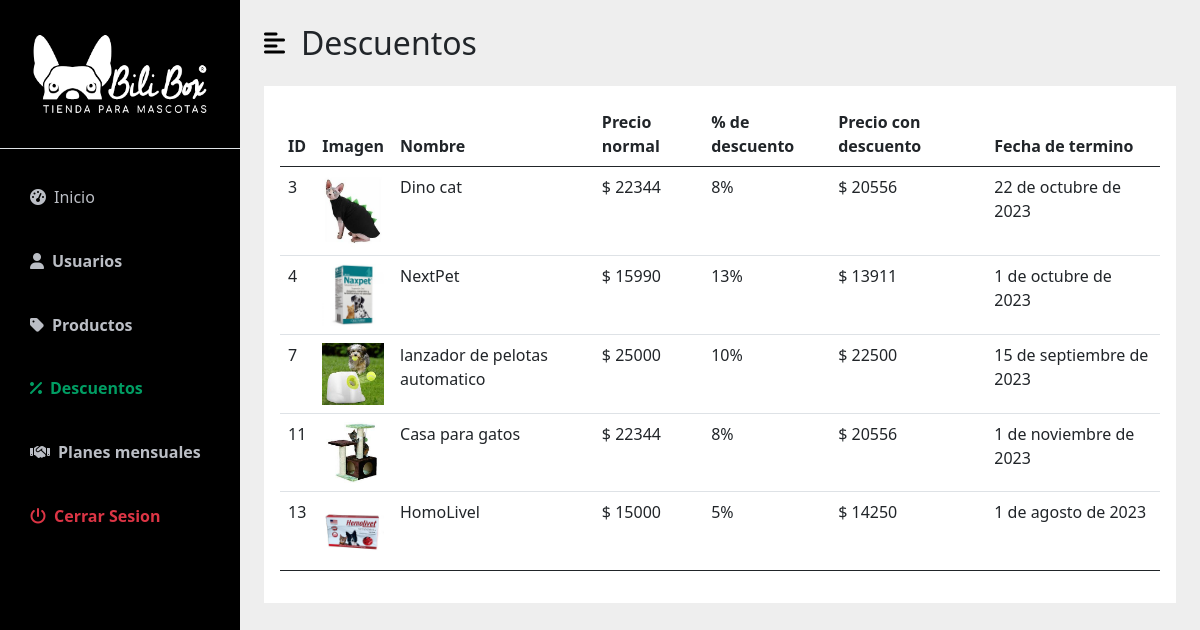
Before: /dash_admin/descuentos/ with the older database file.
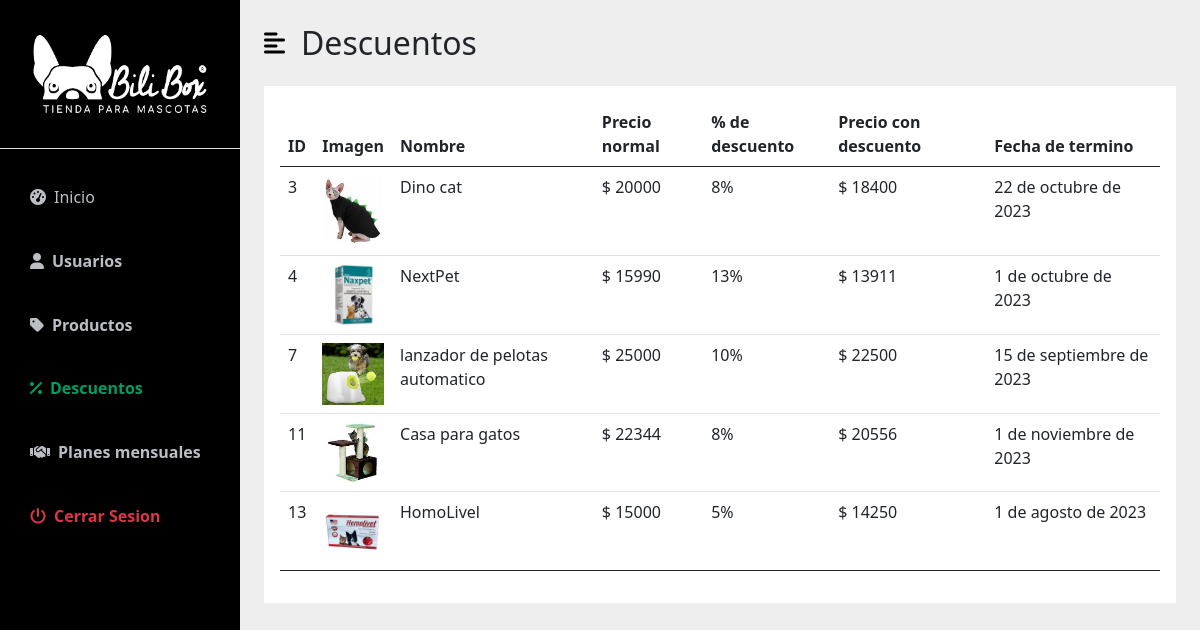
After: the same page with the newer database file.
### App/models.py (models this page shows, shortened)
class Articulo(models.Model):
    imagen = models.ImageField(upload_to='articulos/')
    nombre = models.CharField(max_length=50)
    descripcion = models.CharField(max_length=200, null=True, blank=True)
    precio = models.IntegerField()
    seccion = models.CharField( max_length=30)
    stock = models.IntegerField()
    created = models.DateTimeField(auto_now_add=True)
    updated = models.DateTimeField(auto_now_add=True)
    class Meta:
        verbose_name = 'articulo'
        verbose_name_plural = 'articulos'

### AppDescuento/models.py (models this page shows, shortened)
class Descuento(models.Model):
    producto = models.ForeignKey(Articulo, on_delete=models.CASCADE, related_name='descuento')
    pct = models.IntegerField()
    fec_ini = models.DateField()
    fec_ter = models.DateField()
    class Meta:
        db_table = 'descuento' #Como se va a ver en la basen de datos
        verbose_name ='descuento'
        verbose_name_plural ='descuentos'

### AppDashboardAdmin/views.py (the view)
# urls.py: path('descuentos/',views.descuento, name='descuentos'),
def descuento(request):
    descuentos = Descuento.objects.all()
    productos = Articulo.objects.all()
    for producto in productos:
        for descuento in descuentos:
            if producto == descuento.producto:
                producto.precio = round(producto.precio - (producto.precio * descuento.pct) / 100)
    data ={
        'descuentos': descuentos,
        'productos':productos
    }
    return render(request,'descuento/descuento.html',data)

### AppCarro/context_processor.py (called while the page is built)
def importe_total_carro(request):
    total=0
    try:
      if request.user.is_authenticated:
        for key, value in request.session["carro"].items():
          total = total + (int(value["precio"]) * value["cantidad"])
      else:
        pass
    except:
      pass
    return {'importe_total_carro':total}

### AppDashboardAdmin/templates/descuento/descuento.html (shortened to what this page needs)
{% extends "dash_admin/base_dash_admin.html" %}
{% load static %}
{% block content %}
<div id="page-content-wrapper">
    <nav class="navbar navbar-expand-lg navbar-light bg-transparent py-4 px-4">
        <div class="d-flex align-items-center">
            <i class="fas fa-align-left primary-text fs-4 me-3" id="menu-toggle"></i>
            <h2 class="fs-2 m-0">Descuentos</h2>
        </div>
    </nav>
    <div class="container-fluid px-4 ">
        <div class="p-3" style="background-color: white;">
            <table class="table">
                <thead>
                    <tr>
                        <th>ID</th>
                        <th>Imagen</th>
                        <th>Nombre</th>
                        <th>Precio normal</th>
                        <th>% de descuento</th>
                        <th>Precio con descuento</th>
                        <th>Fecha de termino</th>
                    </tr>
                </thead>
                    {% for producto in productos %}
                        {% for descuento in descuentos %}
                        {% if producto.id == descuento.producto.id %}
                        <tr>
                            <td>{{producto.id}}</td>
                            <td class="col-1">
                                <img src="{{producto.imagen.url}}" alt="" class="img-fluid">
                            </td>
                            <td>{{producto.nombre}}</td>
                            <td>$ {{descuento.producto.precio}}</td>
                            <td>{{descuento.pct}}%</td>
                            <td>$ {{producto.precio}}</td>
                            <td>{{descuento.fec_ter}}</td>
                        </tr>
                        {% endif %}
                        {% endfor %}
                    {% endfor %}
            </table>
        </div>
    </div>
</div>
{% endblock %}

### AppDashboardAdmin/templates/dash_admin/base_dash_admin.html (shortened to what this page needs)
{% load static %}
<!DOCTYPE html>
<html lang="en">
<head>
    <link rel="stylesheet" href="https://cdn.datatables.net/1.13.4/css/jquery.dataTables.css" />
    <link rel="stylesheet" href="https://cdn.datatables.net/1.13.4/css/jquery.dataTables.min.css">
    <link href="https://cdn.jsdelivr.net/npm/bootstrap@5.0.0-beta3/dist/css/bootstrap.min.css" rel="stylesheet" />
    <link rel="stylesheet" href="https://cdnjs.cloudflare.com/ajax/libs/font-awesome/5.15.3/css/all.min.css" />
    <link rel="stylesheet" href="{% static 'css/dash-style.css' %}" />
</head>
<body>
    <div class="d-flex" id="wrapper">
        <div class="" id="sidebar-wrapper" style="background-color: black;">
            <div class="sidebar-heading text-center py-4 primary-text fs-4 fw-bold text-uppercase border-bottom"><a
                    href="{% url 'index' %}">
                    <img src="{% static 'img/images.png' %}" alt="" width="200px" height="100">
                </a></div>
            <div class="list-group list-group-flush my-3">
                <a href="{% url 'admin_page:inicio' %}" class="list-group-item list-group-item-action bg-transparent second-text
                {% if request.path == '/dash_admin/' %} active {% endif %} "><i
                        class="fas fa-tachometer-alt me-2"></i>Inicio</a>
                <a href="{% url 'admin_page:usuarios' %}" class="list-group-item list-group-item-action bg-transparent second-text fw-bold
                {% if request.path == '/dash_admin/usuarios/' %} active {% endif %}"><i
                        class="fa-solid fa-user me-2"></i>Usuarios</a>
                <a href="{% url 'admin_page:productos' %}" class="list-group-item list-group-item-action bg-transparent second-text fw-bold
                        {% if request.path == '/dash_admin/productos/' %} active {% endif %}">
                    <i class="fa-solid fa-tag me-2"></i>Productos</a>
                <a href="{% url 'admin_page:descuentos' %}" class="list-group-item list-group-item-action bg-transparent second-text fw-bold
                    {% if request.path == '/dash_admin/descuentos/' %} active {% endif %}">
                    <i class="fa-solid fa-percent me-2"></i>Descuentos</a>
                <a href="{% url 'admin_page:planes' %}" class="list-group-item list-group-item-action bg-transparent second-text fw-bold
                    {% if request.path == '/dash_admin/planes/' %} active {% endif %}">
                    <i class="fa-solid fa-handshake me-2"></i>Planes mensuales</a>
                <a href="#" onclick="cerrarSesion()"
                    class="list-group-item list-group-item-action bg-transparent text-danger fw-bold"><i
                        class="fas fa-power-off me-2"></i>Cerrar Sesion</a>
            </div>
        </div>
        <div id="page-content-wrapper" style="background-color:#eeeeee;">
            {% block content %}
            {% endblock %}
        </div>
    </div>
</body>
</html>

### AppDashboard/static/css/dash-style.css (style rules this page uses)
:root { --main-bg-color: #009d63; --main-text-color: #009d63; --second-text-color: #bbbec5; --second-bg-color: #c1efde; }
.primary-text { color: var(--main-text-color); }
.second-text { color: var(--second-text-color); }
#wrapper { overflow-x: hidden; background-color: white; }
#sidebar-wrapper { min-height: 100vh; margin-left: -15rem; -webkit-transition: margin 0.25s ease-out; -moz-transition: margin 0.25s ease-out; -o-transition: margin 0.25s ease-out; transition: margin 0.25s ease-out; }
#sidebar-wrapper .sidebar-heading { padding: 0.875rem 1.25rem; font-size: 1.2rem; }
#sidebar-wrapper .list-group { width: 15rem; }
#page-content-wrapper { min-width: 100vw; }
#menu-toggle { cursor: pointer; color: black; }
.list-group-item { border: none; padding: 20px 30px; }
.list-group-item.active { background-color: transparent; color: var(--main-text-color); font-weight: bold; border: none; }
@media (min-width: 768px) { #sidebar-wrapper { margin-left: 0; } }
@media (min-width: 768px) { #page-content-wrapper { min-width: 0; width: 100%; } }

Changed rows visible on the page:
changed Articulo "Dino cat": precio "20556" → "18400"
changed through a linked row, Descuento "22 de octubre de 2023": producto.precio "22344" → "20000"
